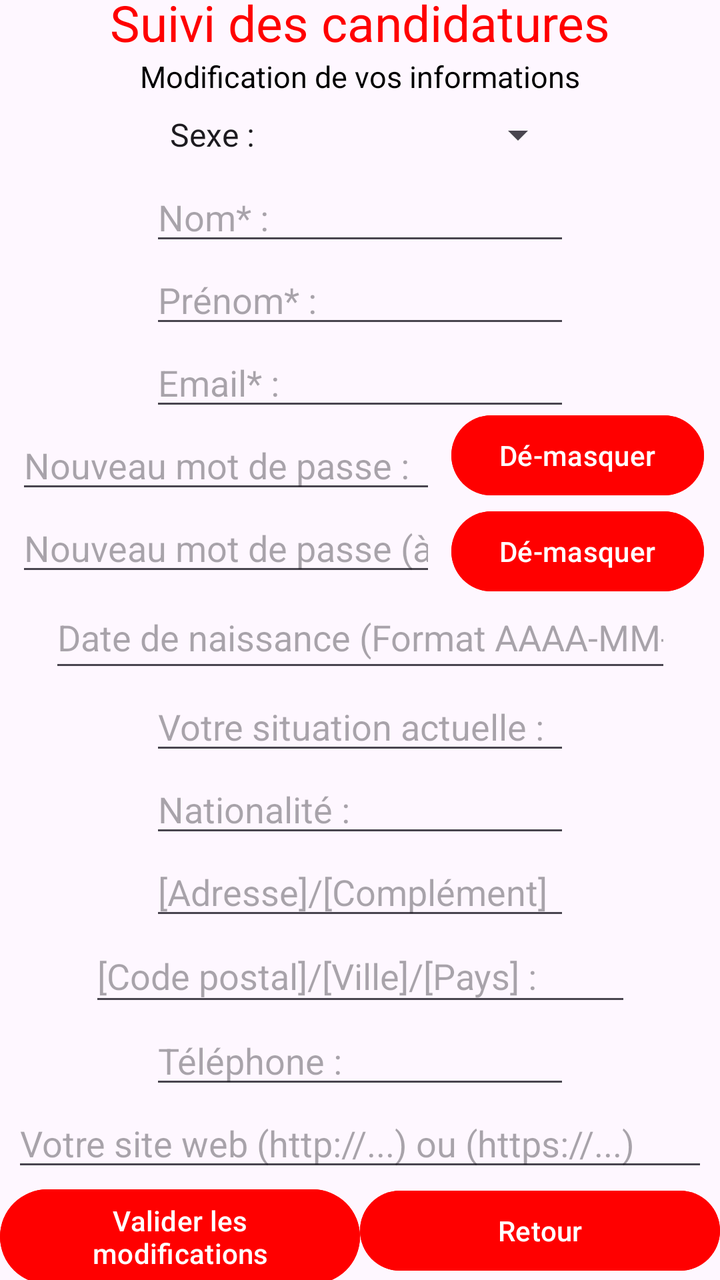
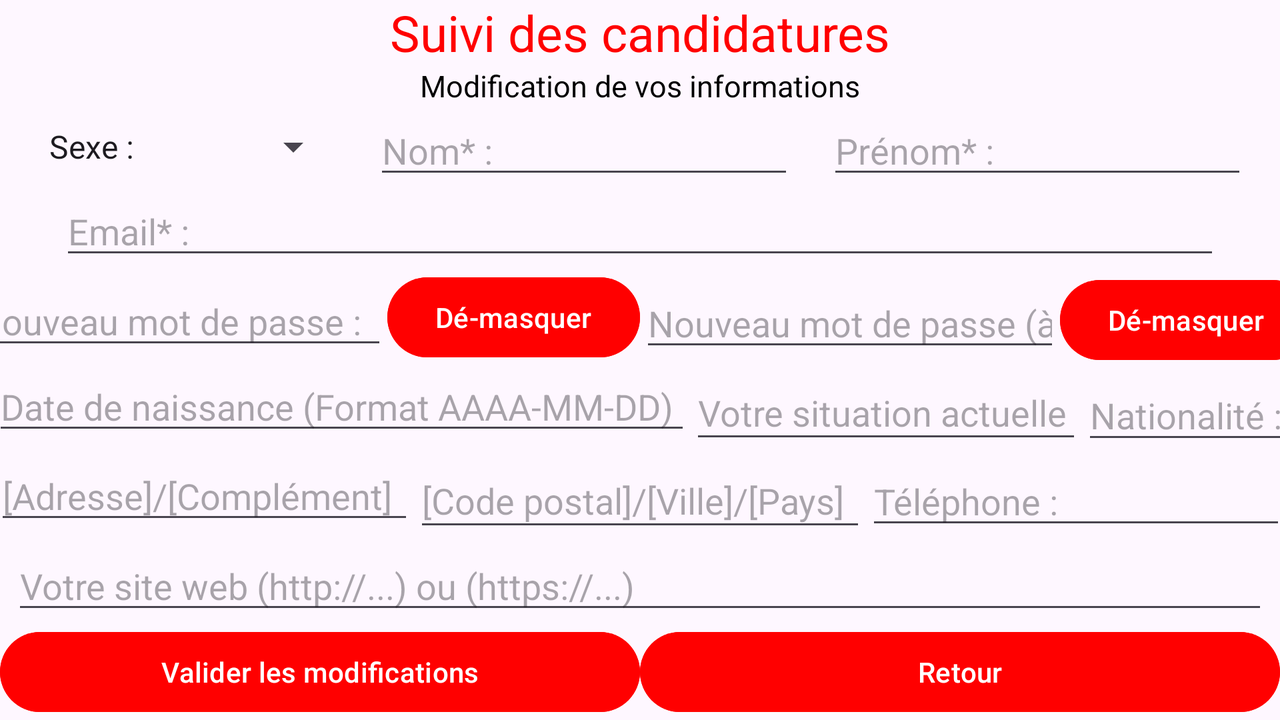

One screen, two layout resources from the same app: the default and the repository's alternative for another configuration. Each is rendered where Android would select it; the XML of both is given below.
<!-- AndroidManifest.xml: application theme Theme.SuiviCandidatures -->
<!-- res/layout/activity_modify_profile.xml -->
<?xml version="1.0" encoding="utf-8"?>
<androidx.constraintlayout.widget.ConstraintLayout xmlns:android="http://schemas.android.com/apk/res/android"
    xmlns:app="http://schemas.android.com/apk/res-auto"
    xmlns:tools="http://schemas.android.com/tools"
    android:layout_width="match_parent"
    android:layout_height="match_parent"
    tools:context=".ModifyProfileActivity">

    <TextView
        android:id="@+id/logotitlemodifyprofile"
        android:layout_width="wrap_content"
        android:layout_height="wrap_content"
        android:text="Suivi des candidatures"
        android:textColor="@color/red"
        android:textSize="25dp"
        app:layout_constraintEnd_toEndOf="parent"
        app:layout_constraintStart_toStartOf="parent"
        app:layout_constraintTop_toTopOf="parent"
        app:layout_constraintBottom_toTopOf="@id/titlemodifyprofile"/>

    <TextView
        android:id="@+id/titlemodifyprofile"
        android:layout_width="wrap_content"
        android:layout_height="wrap_content"
        android:text="Modification de vos informations"
        android:textColor="@color/black"
        android:textSize="15dp"
        app:layout_constraintEnd_toEndOf="parent"
        app:layout_constraintStart_toStartOf="parent"
        app:layout_constraintTop_toBottomOf="@+id/logotitlemodifyprofile"
        app:layout_constraintBottom_toTopOf="@id/sexe_spinner_2"/>

    <Spinner
        android:id="@+id/sexe_spinner_2"
        android:layout_width="206dp"
        android:layout_height="38dp"
        android:entries="@array/sexe_list"
        app:layout_constraintBottom_toTopOf="@id/ln_input_2"
        app:layout_constraintEnd_toEndOf="parent"
        app:layout_constraintStart_toStartOf="parent"
        app:layout_constraintTop_toBottomOf="@+id/titlemodifyprofile" />

    <EditText
        android:id="@+id/ln_input_2"
        android:layout_width="wrap_content"
        android:layout_height="wrap_content"
        android:ems="10"
        android:inputType="text"
        android:hint="Nom* :"
        app:layout_constraintEnd_toEndOf="parent"
        app:layout_constraintStart_toStartOf="parent"
        app:layout_constraintTop_toBottomOf="@id/sexe_spinner_2"
        app:layout_constraintBottom_toTopOf="@id/fn_input_2"
        tools:layout_editor_absoluteX="100dp"
        tools:layout_editor_absoluteY="113dp" />

    <EditText
        android:id="@+id/fn_input_2"
        android:layout_width="wrap_content"
        android:layout_height="wrap_content"
        android:ems="10"
        android:inputType="text"
        android:hint="Prénom* :"
        app:layout_constraintEnd_toEndOf="parent"
        app:layout_constraintStart_toStartOf="parent"
        app:layout_constraintTop_toBottomOf="@id/ln_input_2"
        app:layout_constraintBottom_toTopOf="@id/mail_input_2"
        tools:layout_editor_absoluteX="79dp"
        tools:layout_editor_absoluteY="166dp" />

    <EditText
        android:id="@+id/mail_input_2"
        android:layout_width="wrap_content"
        android:layout_height="wrap_content"
        android:ems="10"
        android:hint="Email* :"
        android:inputType="textEmailAddress"
        app:layout_constraintEnd_toEndOf="parent"
        app:layout_constraintStart_toStartOf="parent"
        app:layout_constraintTop_toBottomOf="@id/fn_input_2"
        app:layout_constraintBottom_toTopOf="@id/mdp_input_2"/>

    <EditText
        android:id="@+id/mdp_input_2"
        android:layout_width="wrap_content"
        android:layout_height="wrap_content"
        android:ems="10"
        android:hint="Nouveau mot de passe :"
        android:inputType="textPassword"
        app:layout_constraintTop_toBottomOf="@id/mail_input_2"
        app:layout_constraintBottom_toTopOf="@id/mdp_reconfirm_input_2"
        app:layout_constraintEnd_toStartOf="@id/display_mdp_2"
        app:layout_constraintStart_toStartOf="parent" />

    <Button
        android:id="@+id/display_mdp_2"
        android:layout_width="wrap_content"
        android:layout_height="wrap_content"
        android:backgroundTint="@color/red"
        android:text="Dé-masquer"
        android:textColor="@color/white"
        app:layout_constraintTop_toBottomOf="@id/mail_input_2"
        app:layout_constraintBottom_toTopOf="@id/display_mdp_reconfirm_2"
        app:layout_constraintEnd_toEndOf="parent"
        app:layout_constraintStart_toEndOf="@id/mdp_input_2" />

    <EditText
        android:id="@+id/mdp_reconfirm_input_2"
        android:layout_width="wrap_content"
        android:layout_height="wrap_content"
        android:ems="10"
        android:hint="Nouveau mot de passe (à reconfirmer) :"
        android:inputType="textPassword"
        app:layout_constraintStart_toStartOf="parent"
        app:layout_constraintEnd_toStartOf="@id/display_mdp_reconfirm_2"
        app:layout_constraintTop_toBottomOf="@id/mdp_input_2"
        app:layout_constraintBottom_toTopOf="@id/date_naissance_input_2"
        tools:layout_editor_absoluteY="358dp" />

    <Button
        android:id="@+id/display_mdp_reconfirm_2"
        android:layout_width="wrap_content"
        android:layout_height="wrap_content"
        android:text="Dé-masquer"
        android:backgroundTint="@color/red"
        android:textColor="@color/white"
        app:layout_constraintStart_toEndOf="@id/mdp_reconfirm_input_2"
        app:layout_constraintTop_toBottomOf="@id/display_mdp_2"
        app:layout_constraintBottom_toTopOf="@id/date_naissance_input_2"
        app:layout_constraintEnd_toEndOf="parent"
        tools:layout_editor_absoluteY="417dp" />

    <EditText
        android:id="@+id/date_naissance_input_2"
        android:layout_width="311dp"
        android:layout_height="48dp"
        android:ems="10"
        android:hint="Date de naissance (Format AAAA-MM-DD) :"
        android:inputType="date"
        app:layout_constraintBottom_toTopOf="@id/text_input_2"
        app:layout_constraintEnd_toEndOf="parent"
        app:layout_constraintStart_toStartOf="parent"
        app:layout_constraintTop_toBottomOf="@id/mdp_reconfirm_input_2" />

    <EditText
        android:id="@+id/text_input_2"
        android:layout_width="wrap_content"
        android:layout_height="wrap_content"
        android:ems="10"
        android:inputType="text"
        android:hint="Votre situation actuelle :"
        app:layout_constraintEnd_toEndOf="parent"
        app:layout_constraintStart_toStartOf="parent"
        app:layout_constraintTop_toBottomOf="@id/date_naissance_input_2"
        app:layout_constraintBottom_toTopOf="@id/nationalite_input_2"
        tools:layout_editor_absoluteY="448dp" />

    <EditText
        android:id="@+id/nationalite_input_2"
        android:layout_width="wrap_content"
        android:layout_height="wrap_content"
        android:ems="10"
        android:inputType="text"
        android:hint="Nationalité :"
        app:layout_constraintEnd_toEndOf="parent"
        app:layout_constraintStart_toStartOf="parent"
        app:layout_constraintTop_toBottomOf="@id/text_input_2"
        app:layout_constraintBottom_toTopOf="@id/adresse_input_2"
        tools:layout_editor_absoluteY="493dp" />

    <EditText
        android:id="@+id/adresse_input_2"
        android:layout_width="wrap_content"
        android:layout_height="wrap_content"
        android:ems="10"
        android:inputType="text"
        android:hint="[Adresse]/[Complément]"
        app:layout_constraintEnd_toEndOf="parent"
        app:layout_constraintStart_toStartOf="parent"
        app:layout_constraintBottom_toTopOf="@id/cp_ville_pays_input_2"
        app:layout_constraintTop_toBottomOf="@id/nationalite_input_2"
        tools:layout_editor_absoluteY="538dp" />

    <EditText
        android:id="@+id/cp_ville_pays_input_2"
        android:layout_width="271dp"
        android:layout_height="43dp"
        android:ems="10"
        android:hint="[Code postal]/[Ville]/[Pays] :"
        android:inputType="text"
        app:layout_constraintBottom_toTopOf="@id/tel_input_2"
        app:layout_constraintEnd_toEndOf="parent"
        app:layout_constraintStart_toStartOf="parent"
        app:layout_constraintTop_toBottomOf="@id/adresse_input_2" />

    <EditText
        android:id="@+id/tel_input_2"
        android:layout_width="wrap_content"
        android:layout_height="wrap_content"
        android:ems="10"
        android:inputType="phone"
        tools:layout_editor_absoluteX="90dp"
        tools:layout_editor_absoluteY="742dp"
        android:hint="Téléphone :"
        app:layout_constraintEnd_toEndOf="parent"
        app:layout_constraintStart_toStartOf="parent"
        app:layout_constraintTop_toBottomOf="@id/cp_ville_pays_input_2"
        app:layout_constraintBottom_toTopOf="@id/website_input_2"/>

    <EditText
        android:id="@+id/website_input_2"
        android:layout_width="0dp"
        android:layout_height="wrap_content"
        app:layout_constraintTop_toBottomOf="@id/tel_input_2"
        android:ems="10"
        android:inputType="text"
        android:hint="Votre site web (http://...) ou (https://...)"
        android:layout_marginStart="6dp"
        android:layout_marginEnd="6dp"
        tools:layout_editor_absoluteX="56dp"
        tools:layout_editor_absoluteY="644dp"
        app:layout_constraintEnd_toEndOf="parent"
        app:layout_constraintStart_toStartOf="parent"
        app:layout_constraintBottom_toTopOf="@id/signup_valid_btn_2"
        />

    <Button
        android:id="@+id/signup_valid_btn_2"
        android:layout_width="0dp"
        android:layout_height="wrap_content"
        android:backgroundTint="@color/red"
        android:text="Valider les modifications"
        android:textColor="@color/white"
        app:layout_constraintBottom_toBottomOf="parent"
        app:layout_constraintEnd_toStartOf="@id/signup_to_login_btn_2"
        app:layout_constraintStart_toStartOf="parent"
        app:layout_constraintTop_toBottomOf="@id/website_input_2" />

    <Button
        android:id="@+id/signup_to_login_btn_2"
        android:layout_width="0dp"
        android:layout_height="wrap_content"
        android:text="Retour"
        app:layout_constraintBottom_toBottomOf="parent"
        app:layout_constraintEnd_toEndOf="parent"
        app:layout_constraintStart_toEndOf="@id/signup_valid_btn_2"
        app:layout_constraintTop_toBottomOf="@id/website_input_2"
        android:backgroundTint="@color/red"
        android:textColor="@color/white"
        tools:layout_editor_absoluteX="242dp"
        tools:layout_editor_absoluteY="687dp" />

</androidx.constraintlayout.widget.ConstraintLayout>
<!-- resources referenced by this layout -->
<resources>
  <string-array name="sexe_list">
          <item value="">Sexe :</item>
          <item value="M">Homme</item>
          <item value="F">Femme</item>
      </string-array>
  <color name="black">#FF000000</color>
  <color name="red">#FFFF0000</color>
  <color name="white">#FFFFFFFF</color>
  <style name="Theme.SuiviCandidatures" parent="Theme.Material3.Light.NoActionBar" />
</resources>
<!-- res/layout-land/activity_modify_profile.xml (the repository's variant of the layout above) -->
<!-- drawn on the phone turned sideways -->
<?xml version="1.0" encoding="utf-8"?>
<androidx.constraintlayout.widget.ConstraintLayout xmlns:android="http://schemas.android.com/apk/res/android"
    xmlns:app="http://schemas.android.com/apk/res-auto"
    xmlns:tools="http://schemas.android.com/tools"
    android:layout_width="match_parent"
    android:layout_height="match_parent">

    <TextView
        android:id="@+id/logotitlemodifyprofile"
        android:layout_width="wrap_content"
        android:layout_height="wrap_content"
        android:text="Suivi des candidatures"
        android:textColor="@color/red"
        android:textSize="25dp"
        app:layout_constraintEnd_toEndOf="parent"
        app:layout_constraintStart_toStartOf="parent"
        app:layout_constraintTop_toTopOf="parent"
        app:layout_constraintBottom_toTopOf="@id/titlemodifyprofile"/>

    <TextView
        android:id="@+id/titlemodifyprofile"
        android:layout_width="wrap_content"
        android:layout_height="wrap_content"
        android:text="Modification de vos informations"
        android:textColor="@color/black"
        android:textSize="15dp"
        app:layout_constraintBottom_toTopOf="@+id/ln_input_2"
        app:layout_constraintEnd_toEndOf="parent"
        app:layout_constraintStart_toStartOf="parent"
        app:layout_constraintTop_toBottomOf="@+id/logotitlemodifyprofile" />

    <Spinner
        android:id="@+id/sexe_spinner_2"
        android:layout_width="154dp"
        android:layout_height="30dp"
        android:entries="@array/sexe_list"
        app:layout_constraintEnd_toStartOf="@+id/ln_input_2"
        app:layout_constraintStart_toStartOf="parent"
        app:layout_constraintTop_toBottomOf="@id/titlemodifyprofile"
        app:layout_constraintBottom_toTopOf="@id/mail_input_2"/>

    <EditText
        android:id="@+id/ln_input_2"
        android:layout_width="wrap_content"
        android:layout_height="wrap_content"
        android:ems="10"
        android:inputType="text"
        android:hint="Nom* :"
        app:layout_constraintEnd_toStartOf="@+id/fn_input_2"
        app:layout_constraintBottom_toTopOf="@id/mail_input_2"
        app:layout_constraintTop_toBottomOf="@id/titlemodifyprofile"
        app:layout_constraintStart_toEndOf="@id/sexe_spinner_2"
        tools:layout_editor_absoluteY="82dp" />

    <EditText
        android:id="@+id/fn_input_2"
        android:layout_width="wrap_content"
        android:layout_height="wrap_content"
        android:ems="10"
        android:hint="Prénom* :"
        android:inputType="text"
        app:layout_constraintEnd_toEndOf="parent"
        app:layout_constraintStart_toEndOf="@id/ln_input_2"
        app:layout_constraintTop_toBottomOf="@id/titlemodifyprofile" />

    <EditText
        android:id="@+id/mail_input_2"
        android:layout_width="0dp"
        android:layout_height="wrap_content"
        android:ems="10"
        android:layout_marginStart="30dp"
        android:layout_marginEnd="30dp"
        android:hint="Email* :"
        android:inputType="textEmailAddress"
        app:layout_constraintEnd_toEndOf="parent"
        app:layout_constraintBottom_toTopOf="@id/display_mdp_2"
        app:layout_constraintStart_toStartOf="parent"
        app:layout_constraintTop_toBottomOf="@+id/sexe_spinner_2" />

    <EditText
        android:id="@+id/mdp_input_2"
        android:layout_width="wrap_content"
        android:layout_height="wrap_content"
        android:ems="10"
        android:inputType="textPassword"
        android:hint="Nouveau mot de passe :"
        app:layout_constraintEnd_toStartOf="@+id/display_mdp_2"
        app:layout_constraintStart_toStartOf="parent"
        app:layout_constraintTop_toBottomOf="@+id/mail_input_2"
        app:layout_constraintBottom_toTopOf="@id/date_naissance_input_2"/>

    <Button
        android:id="@+id/display_mdp_2"
        android:layout_width="wrap_content"
        android:layout_height="wrap_content"
        android:backgroundTint="@color/red"
        android:text="Dé-masquer"
        android:textColor="@color/white"
        app:layout_constraintTop_toBottomOf="@+id/mail_input_2"
        app:layout_constraintStart_toEndOf="@id/mdp_input_2"
        app:layout_constraintEnd_toStartOf="@id/mdp_reconfirm_input_2"
        app:layout_constraintBottom_toTopOf="@id/date_naissance_input_2"
        tools:layout_editor_absoluteX="247dp" />

    <EditText
        android:id="@+id/mdp_reconfirm_input_2"
        android:layout_width="wrap_content"
        android:layout_height="wrap_content"
        android:ems="10"
        android:hint="Nouveau mot de passe (à rconfirmer) :"
        android:inputType="textPassword"
        app:layout_constraintBottom_toTopOf="@id/nationalite_input_2"
        app:layout_constraintEnd_toStartOf="@id/display_mdp_reconfirm_2"
        app:layout_constraintStart_toEndOf="@id/display_mdp_2"
        app:layout_constraintTop_toBottomOf="@id/mail_input_2"/>

    <Button
        android:id="@+id/display_mdp_reconfirm_2"
        android:layout_width="wrap_content"
        android:layout_height="wrap_content"
        android:backgroundTint="@color/red"
        android:text="Dé-masquer"
        android:textColor="@color/white"
        app:layout_constraintTop_toBottomOf="@id/mail_input_2"
        app:layout_constraintBottom_toTopOf="@id/nationalite_input_2"
        app:layout_constraintEnd_toEndOf="parent"
        app:layout_constraintStart_toEndOf="@id/mdp_reconfirm_input_2" />

    <EditText
        android:id="@+id/date_naissance_input_2"
        android:layout_width="349dp"
        android:layout_height="39dp"
        android:ems="10"
        android:hint="Date de naissance (Format AAAA-MM-DD) :"
        android:inputType="date"
        app:layout_constraintBottom_toTopOf="@id/adresse_input_2"
        app:layout_constraintEnd_toStartOf="@id/text_input_2"
        app:layout_constraintStart_toStartOf="parent"
        app:layout_constraintTop_toBottomOf="@id/mdp_input_2" />

    <EditText
        android:id="@+id/text_input_2"
        android:layout_width="196dp"
        android:layout_height="44dp"
        android:ems="10"
        android:hint="Votre situation actuelle :"
        android:inputType="text"
        app:layout_constraintBottom_toTopOf="@id/cp_ville_pays_input_2"
        app:layout_constraintEnd_toStartOf="@id/nationalite_input_2"
        app:layout_constraintStart_toEndOf="@+id/date_naissance_input_2"
        app:layout_constraintTop_toBottomOf="@+id/display_mdp_2" />

    <EditText
        android:id="@+id/nationalite_input_2"
        android:layout_width="103dp"
        android:layout_height="42dp"
        android:ems="10"
        android:hint="Nationalité :"
        android:inputType="text"
        app:layout_constraintBottom_toTopOf="@id/tel_input_2"
        app:layout_constraintEnd_toEndOf="parent"
        app:layout_constraintStart_toEndOf="@id/text_input_2"
        app:layout_constraintTop_toBottomOf="@id/display_mdp_reconfirm_2" />

    <EditText
        android:id="@+id/adresse_input_2"
        android:layout_width="wrap_content"
        android:layout_height="wrap_content"
        android:ems="10"
        android:inputType="text"
        android:hint="[Adresse]/[Complément]"
        tools:layout_editor_absoluteX="25dp"
        tools:layout_editor_absoluteY="297dp"
        app:layout_constraintBottom_toTopOf="@id/website_input_2"
        app:layout_constraintStart_toStartOf="parent"
        app:layout_constraintEnd_toStartOf="@id/cp_ville_pays_input_2"
        app:layout_constraintTop_toBottomOf="@id/date_naissance_input_2"/>

    <EditText
        android:id="@+id/cp_ville_pays_input_2"
        android:layout_width="226dp"
        android:layout_height="44dp"
        android:ems="10"
        android:hint="[Code postal]/[Ville]/[Pays]"
        android:inputType="text"
        app:layout_constraintBottom_toTopOf="@id/website_input_2"
        app:layout_constraintEnd_toStartOf="@id/tel_input_2"
        app:layout_constraintStart_toEndOf="@id/adresse_input_2"
        app:layout_constraintTop_toBottomOf="@id/text_input_2" />

    <EditText
        android:id="@+id/tel_input_2"
        android:layout_width="wrap_content"
        android:layout_height="wrap_content"
        android:ems="10"
        android:inputType="text"
        android:hint="Téléphone :"
        tools:layout_editor_absoluteX="495dp"
        tools:layout_editor_absoluteY="306dp"
        app:layout_constraintBottom_toTopOf="@id/website_input_2"
        app:layout_constraintEnd_toEndOf="parent"
        app:layout_constraintTop_toBottomOf="@id/nationalite_input_2"
        app:layout_constraintStart_toEndOf="@id/cp_ville_pays_input_2"/>

    <EditText
        android:id="@+id/website_input_2"
        android:layout_width="0dp"
        android:layout_height="wrap_content"
        android:ems="10"
        android:inputType="text"
        android:hint="Votre site web (http://...) ou (https://...)"
        android:layout_marginStart="6dp"
        android:layout_marginEnd="6dp"
        tools:layout_editor_absoluteX="242dp"
        tools:layout_editor_absoluteY="325dp"
        app:layout_constraintStart_toStartOf="parent"
        app:layout_constraintEnd_toEndOf="parent"
        app:layout_constraintBottom_toTopOf="@id/signup_valid_btn_2"
        app:layout_constraintTop_toBottomOf="@id/cp_ville_pays_input_2"/>

    <Button
        android:id="@+id/signup_valid_btn_2"
        android:layout_width="0dp"
        android:layout_height="wrap_content"
        android:text="Valider les modifications"
        android:backgroundTint="@color/red"
        android:textColor="@color/white"
        tools:layout_editor_absoluteX="103dp"
        tools:layout_editor_absoluteY="364dp"
        app:layout_constraintTop_toBottomOf="@id/website_input_2"
        app:layout_constraintStart_toStartOf="parent"
        app:layout_constraintBottom_toBottomOf="parent"
        app:layout_constraintEnd_toStartOf="@id/signup_to_login_btn_2"/>

    <Button
        android:id="@+id/signup_to_login_btn_2"
        android:layout_width="0dp"
        android:layout_height="wrap_content"
        android:text="Retour"
        app:layout_constraintTop_toBottomOf="@id/website_input_2"
        app:layout_constraintEnd_toEndOf="parent"
        app:layout_constraintBottom_toBottomOf="parent"
        app:layout_constraintStart_toEndOf="@id/signup_valid_btn_2"
        android:backgroundTint="@color/red"
        android:textColor="@color/white"
        tools:layout_editor_absoluteX="542dp"
        tools:layout_editor_absoluteY="371dp" />

</androidx.constraintlayout.widget.ConstraintLayout>
